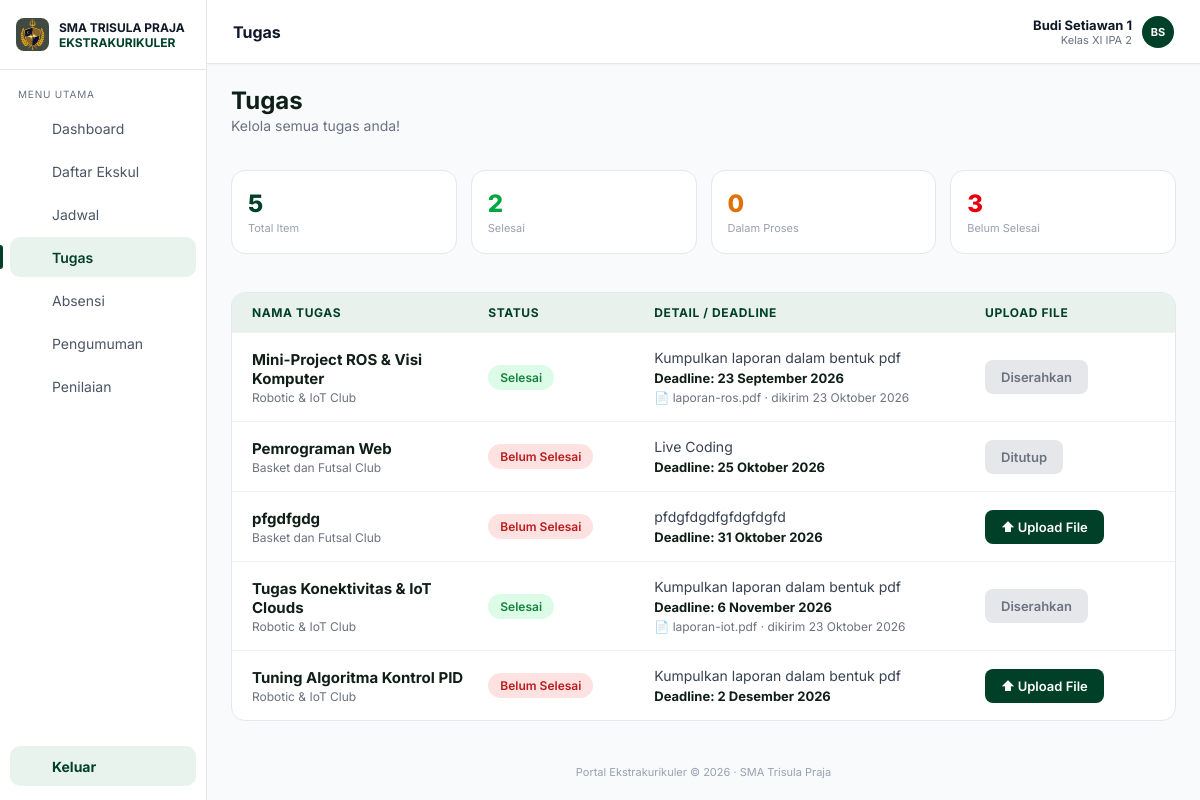
Screenshot of /portal-trisula/tugas.php (signed in) with the database file from the repository.
### tables this page shows
CREATE TABLE `users` (
  `id` int UNSIGNED NOT NULL,
  `username` varchar(50) NOT NULL,
  `password` varchar(255) NOT NULL,
  `nama` varchar(100) NOT NULL,
  `role` enum('siswa','pembimbing') NOT NULL DEFAULT 'siswa',
  `nis` varchar(20) DEFAULT NULL,
  `angkatan` year DEFAULT NULL,
  `kelas` varchar(30) DEFAULT NULL,
  `created_at` timestamp NULL DEFAULT CURRENT_TIMESTAMP
);

CREATE TABLE `ekskul_tugas` (
  `id` int UNSIGNED NOT NULL,
  `ekskul_id` int UNSIGNED NOT NULL,
  `judul` varchar(150) NOT NULL,
  `keterangan` varchar(255) NOT NULL,
  `deadline` date NOT NULL
);

CREATE TABLE `ekskul` (
  `id` int UNSIGNED NOT NULL,
  `nama` varchar(100) NOT NULL,
  `deskripsi` varchar(255) NOT NULL,
  `pembimbing` varchar(100) NOT NULL,
  `pembimbing_id` int UNSIGNED DEFAULT NULL,
  `hari` enum('Senin','Selasa','Rabu','Kamis','Jumat','Sabtu','Minggu') NOT NULL,
  `jam_mulai` time NOT NULL,
  `jam_selesai` time NOT NULL,
  `kuota` smallint UNSIGNED NOT NULL
);

CREATE TABLE `pengumpulan` (
  `id` int UNSIGNED NOT NULL,
  `tugas_id` int UNSIGNED NOT NULL,
  `siswa_id` int UNSIGNED NOT NULL,
  `nama_file` varchar(160) NOT NULL,
  `path_file` varchar(255) NOT NULL,
  `status` enum('dikirim','selesai') NOT NULL DEFAULT 'dikirim',
  `uploaded_at` datetime NOT NULL DEFAULT CURRENT_TIMESTAMP,
  `nilai` varchar(3) DEFAULT NULL,
  `pesan` varchar(255) DEFAULT NULL,
  `dinilai_at` datetime DEFAULT NULL
);

### portal-trisula/includes/auth.php (called while the page is built, shortened)
<?php
function e(?string $v): string
{
    return htmlspecialchars($v ?? '', ENT_QUOTES, 'UTF-8');
}
function is_logged_in(): bool
{
    return isset($_SESSION['user']);
}
function require_role(string $role): array
{
    return $_SESSION['user'];
}

### portal-trisula/includes/ekskul.php (called while the page is built, shortened)
<?php
function load_user(PDO $pdo, int $id): array
{
    $st = $pdo->prepare('SELECT id, nama, nis, angkatan, kelas FROM users WHERE id = ?');
    $st->execute([$id]);
    return $st->fetch() ?: ['id' => $id, 'nama' => '', 'nis' => '', 'angkatan' => '', 'kelas' => ''];
}

### portal-trisula/tugas.php (the view, shortened to what this page needs)
<?php
require __DIR__ . '/config/database.php';
require __DIR__ . '/includes/auth.php';
require __DIR__ . '/includes/siswa_layout.php';
require __DIR__ . '/includes/ekskul.php';
if (!function_exists('tgl_panjang')) {
    function tgl_panjang(string $date): string
    {
        static $b = [1 => 'Januari', 'Februari', 'Maret', 'April', 'Mei', 'Juni', 'Juli', 'Agustus', 'September', 'Oktober', 'November', 'Desember'];
        $t = strtotime($date);
        return date('j', $t) . ' ' . $b[(int) date('n', $t)] . ' ' . date('Y', $t);
    }
}
$session = require_role('siswa');
$pdo     = db();
$user    = load_user($pdo, (int) $session['id']);
$uid     = (int) $user['id'];
$st = $pdo->prepare("SELECT t.id, t.judul, t.keterangan, t.deadline, e.nama AS ekskul,
                            g.status AS gstatus, g.nama_file, g.uploaded_at
                     FROM ekskul_tugas t
                     JOIN ekskul e ON e.id = t.ekskul_id
                     JOIN pendaftaran p ON p.ekskul_id = t.ekskul_id AND p.siswa_id = ? AND p.status = 'disetujui'
                     LEFT JOIN pengumpulan g ON g.tugas_id = t.id AND g.siswa_id = ?
                     ORDER BY t.deadline, t.id");
$st->execute([$uid, $uid]);
$tugas = $st->fetchAll();
$today  = date('Y-m-d');
$hitung = ['selesai' => 0, 'proses' => 0, 'belum' => 0];
foreach ($tugas as &$t) {
    $t['state'] = $t['gstatus'] === 'selesai' ? 'selesai' : ($t['gstatus'] === 'dikirim' ? 'proses' : 'belum');
    $hitung[$t['state']]++;
}
$label = ['selesai' => ['Selesai', 'st-ok'], 'proses' => ['Dalam Proses', 'st-proc'], 'belum' => ['Belum Selesai', 'st-no']];
siswa_header('Tugas', 'tugas', $user);
?>
<div class="page-title"><h2>Tugas</h2><p>Kelola semua tugas anda!</p></div>
<section class="stats">
    <article class="stat"><strong style="color:#004029"><?= count($tugas) ?></strong><small>Total Item</small></article>
    <article class="stat"><strong style="color:#00a63e"><?= $hitung['selesai'] ?></strong><small>Selesai</small></article>
    <article class="stat"><strong style="color:#e17100"><?= $hitung['proses'] ?></strong><small>Dalam Proses</small></article>
    <article class="stat"><strong style="color:#e7000b"><?= $hitung['belum'] ?></strong><small>Belum Selesai</small></article>
</section>
<section class="panel ttable">
    <div class="trow thead"><span>NAMA TUGAS</span><span>STATUS</span><span>DETAIL / DEADLINE</span><span>UPLOAD FILE</span></div>
    <?php foreach ($tugas as $t):
        $lewat = $t['deadline'] < $today;
        [$txt, $cls] = $label[$t['state']];
    ?>
        <div class="trow">
            <span class="tname"><b><?= e($t['judul']) ?></b><small><?= e($t['ekskul']) ?></small></span>
            <span><i class="stpill <?= $cls ?>"><?= e($txt) ?></i></span>
            <span class="tdetail">
                <?= e($t['keterangan']) ?>
                <b class="dl">Deadline: <?= e(tgl_panjang($t['deadline'])) ?></b>
                <?php if ($t['nama_file']): ?><small>📄 <?= e($t['nama_file']) ?> · dikirim <?= e(tgl_panjang(substr($t['uploaded_at'], 0, 10))) ?></small><?php endif; ?>
            </span>
            <span>
                <?php if ($t['state'] === 'selesai'): ?>
                    <span class="btn-up btn-up--off">Diserahkan</span>
                <?php elseif ($lewat): ?>
                    <span class="btn-up btn-up--off">Ditutup</span>
                <?php else: ?>
                    <form method="post" enctype="multipart/form-data">
                        <label class="btn-up">
                            ⬆ <?= $t['state'] === 'proses' ? 'Ganti File' : 'Upload File' ?>
                        </label>
                    </form>
                <?php endif; ?>
            </span>
        </div>
    <?php endforeach; ?>
</section>
<?php siswa_footer();

### portal-trisula/includes/siswa_layout.php (shortened to what this page needs)
<?php
function icon(string $name): string
{
    $p = [
        'dashboard'  => '<rect x="3" y="3" width="7" height="7" rx="1"/><rect x="14" y="3" width="7" height="7" rx="1"/><rect x="3" y="14" width="7" height="7" rx="1"/><rect x="14" y="14" width="7" height="7" rx="1"/>',
        'ekskul'     => '<path d="M8 6h13M8 12h13M8 18h13"/><circle cx="4" cy="6" r="1"/><circle cx="4" cy="12" r="1"/><circle cx="4" cy="18" r="1"/>',
        'jadwal'     => '<rect x="3" y="5" width="18" height="16" rx="2"/><path d="M3 10h18M8 3v4M16 3v4"/>',
        'tugas'      => '<rect x="5" y="4" width="14" height="17" rx="2"/><path d="M9 4h6v3H9zM9 12h6M9 16h6"/>',
        'absensi'    => '<circle cx="12" cy="8" r="4"/><path d="M4 21a8 8 0 0 1 16 0"/>',
        'pengumuman' => '<rect x="3" y="7" width="18" height="12" rx="2"/><path d="M9 7V5h6v2"/>',
        'penilaian'  => '<path d="M6 20V10M12 20V4M18 20v-7"/>',
        'keluar'     => '<path d="M9 21H5a2 2 0 0 1-2-2V5a2 2 0 0 1 2-2h4M16 17l5-5-5-5M21 12H9"/>',
    ];
    return '<svg viewBox="0 0 24 24" width="20" height="20" fill="none" stroke="currentColor" stroke-width="1.8" stroke-linecap="round" stroke-linejoin="round" aria-hidden="true">' . ($p[$name] ?? '') . '</svg>';
}
function initials(string $nama): string
{
    $nama  = trim(explode(',', $nama)[0]);
    $parts = preg_split('/\s+/', $nama) ?: [];
    $out   = '';
    foreach (array_slice($parts, 0, 2) as $w) {
        $out .= mb_strtoupper(mb_substr($w, 0, 1));
    }
    return $out;
}
function siswa_header(string $title, string $active, array $user): void
{
    $menu = [
        'dashboard'  => ['Dashboard',    'dashboard_siswa.php'],
        'ekskul'     => ['Daftar Ekskul', 'daftar_ekskul.php'],
        'jadwal'     => ['Jadwal',       'jadwal.php'],
        'tugas'      => ['Tugas',        'tugas.php'],
        'absensi'    => ['Absensi',      'absensi.php'],
        'pengumuman' => ['Pengumuman',   'pengumuman.php'],
        'penilaian'  => ['Penilaian',    'penilaian.php'],
    ];
    ?>
<!DOCTYPE html>
<html lang="id">
<head>
    <link rel="stylesheet" href="assets/css/dashboard.css">
</head>
<body class="app">
<aside class="sidebar">
    <div class="brand">
        <img src="assets/img/logo.png" alt="" onerror="this.style.visibility='hidden'">
        <div><b>SMA TRISULA PRAJA</b><span>EKSTRAKURIKULER</span></div>
    </div>
    <p class="menu-label">MENU UTAMA</p>
    <nav>
        <?php foreach ($menu as $key => [$label, $href]): ?>
            <a href="<?= e($href) ?>" class="<?= $key === $active ? 'active' : '' ?>">
                <?= icon($key) ?> <span><?= e($label) ?></span>
            </a>
        <?php endforeach; ?>
    </nav>
    <a href="logout.php" class="logout"><?= icon('keluar') ?> <span>Keluar</span></a>
</aside>
<div class="content">
    <header class="top">
        <h1><?= e($title) ?></h1>
        <a href="profil.php" class="who" style="text-decoration:none;color:inherit">
            <span class="avatar" style="background:#004029"><?= e(initials($user['nama'])) ?></span>
            <div><b><?= e($user['nama']) ?></b><small><?= e($user['kelas'] ?? '') ?></small></div>
        </a>
    </header>
    <main class="page">
<?php
}
function siswa_footer(): void
{
    ?>
    </main>
    <footer class="foot">Portal Ekstrakurikuler © <?= date('Y') ?> · SMA Trisula Praja</footer>
</div>
</body>
</html>
<?php
}

### portal-trisula/assets/css/dashboard.css (style rules this page uses)
:root { --green:#004029; --green-soft:#e8f3ee; --ink:#101828; --muted:#99a1af; --line:#e5e7eb; --bg:#f8fafc; }
* { box-sizing:border-box; margin:0; padding:0; }
body.app { font-family:'Inter',system-ui,sans-serif; background:var(--bg); color:var(--ink); display:flex; min-height:100vh; font-size:14px; }
a { color:inherit; text-decoration:none; }
.sidebar { width:207px; flex:0 0 207px; background:#fff; border-right:1px solid var(--line); display:flex; flex-direction:column; position:sticky; top:0; height:100vh; }
.brand { display:flex; align-items:center; gap:10px; padding:18px 16px; border-bottom:1px solid var(--line); }
.brand img { width:33px; height:33px; border-radius:8px; background:#404942; object-fit:contain; }
.brand b { display:block; font-size:12px; font-weight:700; }
.brand span { display:block; font-size:12px; font-weight:700; color:var(--green); }
.menu-label { font-size:10px; letter-spacing:.08em; color:#6a7282; padding:18px 18px 8px; }
.sidebar nav { display:flex; flex-direction:column; gap:3px; padding:0 10px; }
.sidebar nav a, .logout { display:flex; align-items:center; gap:10px; padding:10px 12px; border-radius:10px; color:#4a5565; font-size:14px; position:relative; }
.sidebar nav a.active { background:var(--green-soft); color:var(--green); font-weight:600; }
.sidebar nav a.active::before { content:''; position:absolute; left:-10px; top:8px; bottom:8px; width:3px; background:var(--green); border-radius:0 3px 3px 0; }
.logout { margin:auto 10px 14px; background:var(--green-soft); color:var(--green); font-weight:700; }
.content { flex:1; min-width:0; display:flex; flex-direction:column; }
.top { height:64px; background:#fff; border-bottom:1px solid var(--line); box-shadow:0 1px 2px rgba(0,0,0,.04); display:flex; align-items:center; justify-content:space-between; padding:0 26px; }
.top h1 { font-size:16px; font-weight:700; }
.who { display:flex; align-items:center; gap:10px; text-align:right; }
.who b { display:block; font-size:13px; }
.who small { display:block; font-size:11px; color:#6a7282; }
.who .avatar { order:2; }
.avatar { width:32px; height:32px; border-radius:50%; display:grid; place-items:center; color:#fff; font-size:11px; font-weight:700; flex:0 0 auto; }
.page { flex:1; padding:22px 24px; display:flex; flex-direction:column; gap:18px; }
.foot { text-align:center; font-size:11px; color:var(--muted); padding:22px; }
.stats { display:grid; grid-template-columns:repeat(4,1fr); gap:14px; }
.stat { background:#fff; border:1px solid var(--line); border-radius:14px; padding:18px 16px; }
.stat strong { display:block; font-size:24px; font-weight:800; }
.stat small { font-size:11px; color:var(--muted); }
.panel { background:#fff; border:1px solid var(--line); border-radius:14px; overflow:hidden; }
.page-title h2 { font-size:20px; font-weight:700; }
.page-title p { font-size:12px; color:#6a7282; margin-top:2px; }
.page-title h2 { margin: 0; font-size: 24px; font-weight: 700; color: #0f1f17; }
.page-title p { margin: 2px 0 18px; color: #6b7280; font-size: 14px; }
.ttable { padding: 0; overflow: hidden; margin-top: 20px; }
.trow { display: grid; grid-template-columns: 1.4fr 150px 2fr 170px; gap: 16px; align-items: center; padding: 16px 20px; border-bottom: 1px solid #eef1ef; }
.trow:last-child { border-bottom: 0; }
.thead { background: #e8f1ec; color: #004029; font-size: 12px; font-weight: 700; letter-spacing: .05em; padding: 12px 20px; }
.tname { display: flex; flex-direction: column; gap: 2px; }
.tname b { font-size: 15px; color: #0f1f17; }
.tname small { color: #6b7280; font-size: 12px; }
.stpill { display: inline-block; font-style: normal; font-size: 12px; font-weight: 600; padding: 5px 12px; border-radius: 999px; white-space: nowrap; }
.st-ok { background: #dcfce7; color: #15803d; }
.st-no { background: #fee2e2; color: #b91c1c; }
.tdetail { display: flex; flex-direction: column; gap: 4px; font-size: 14px; color: #374151; }
.tdetail .dl { font-size: 13px; color: #0f1f17; }
.tdetail small { color: #6b7280; font-size: 12px; }
.btn-up { display: inline-flex; align-items: center; justify-content: center; gap: 6px; padding: 9px 16px; border-radius: 8px; background: #004029; color: #fff; font-size: 13px; font-weight: 600; cursor: pointer; border: 0; transition: background .15s; }
.btn-up--off { background: #e5e7eb; color: #6b7280; cursor: default; }

### rows the page displays
users: nama "BS", nama "Budi Setiawan 1", kelas "Kelas XI IPA 2"
ekskul_tugas: judul "Mini-Project ROS & Visi Komputer", ekskul.nama "Robotic & IoT Club", txt "Selesai", keterangan "Kumpulkan laporan dalam bentuk pdf", deadline "23 September 2026", pengumpulan.nama_file "laporan-ros.pdf", pengumpulan.uploaded_at "23 Oktober 2026", shows "Diserahkan"
ekskul_tugas: judul "Pemrograman Web", ekskul.nama "Basket dan Futsal Club", txt "Belum Selesai", keterangan "Live Coding", deadline "25 Oktober 2026", shows "Ditutup"
ekskul_tugas: judul "pfgdfgdg", ekskul.nama "Basket dan Futsal Club", txt "Belum Selesai", keterangan "pfdgfdgdfgfdgfdgfd", deadline "31 Oktober 2026", shows "Upload File"
ekskul_tugas: judul "Tugas Konektivitas & IoT Clouds", ekskul.nama "Robotic & IoT Club", txt "Selesai", keterangan "Kumpulkan laporan dalam bentuk pdf", deadline "6 November 2026", pengumpulan.nama_file "laporan-iot.pdf", pengumpulan.uploaded_at "23 Oktober 2026", shows "Diserahkan"
ekskul_tugas: judul "Tuning Algoritma Kontrol PID", ekskul.nama "Robotic & IoT Club", txt "Belum Selesai", keterangan "Kumpulkan laporan dalam bentuk pdf", deadline "2 Desember 2026", shows "Upload File"

### other values shown
$label "Dashboard"
$label "Daftar Ekskul"
$label "Jadwal"
$label "Tugas"
$label "Absensi"
$label "Pengumuman"
$label "Penilaian"
$title "Tugas"
count($tugas) "5"
$hitung['selesai'] "2"
$hitung['proses'] "0"
$hitung['belum'] "3"
